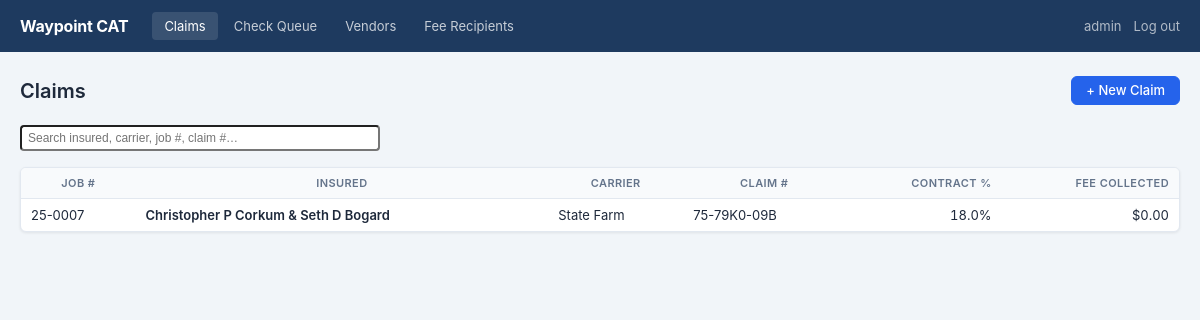
Page / (signed in) on the earlier database version.
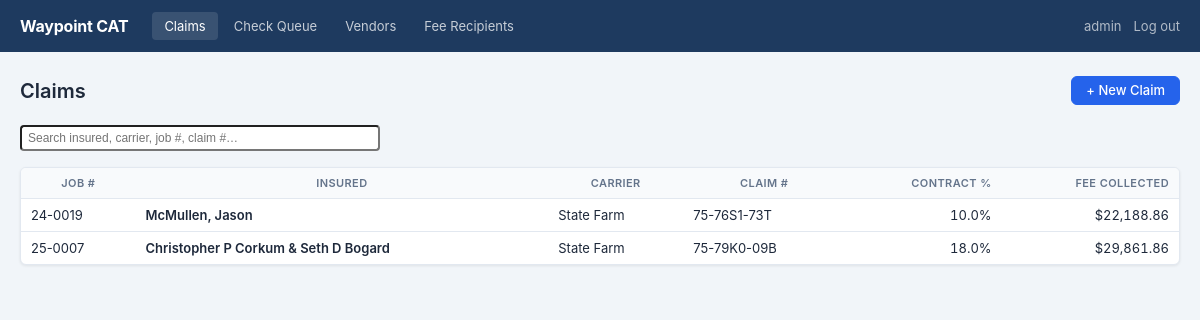
Same page on the later database version.
### tables this page shows
CREATE TABLE users (
    id            INTEGER PRIMARY KEY AUTOINCREMENT,
    username      TEXT NOT NULL UNIQUE,
    password_hash TEXT NOT NULL,
    created_at    TEXT NOT NULL
);

CREATE TABLE claims (
    id            INTEGER PRIMARY KEY AUTOINCREMENT,
    job_number    TEXT,
    claim_number  TEXT,
    insured_name  TEXT,
    carrier       TEXT,
    contract_pct  REAL DEFAULT 0,  -- stored as percent, e.g. 10 means 10%
    created_at    TEXT NOT NULL,
    updated_at    TEXT NOT NULL
, proc_method TEXT, proc_method_carrier TEXT, proc_method_draw TEXT, proc_method_escrow TEXT, proc_method_escrow_endorsed TEXT);

### main.py (the view)
@app.route("/")
@login_required
def claims_list():
    claims = db_module.get_all_claims()
    return render_template("claims.html", claims=claims)

### auth.py (called while the page is built)
@login_manager.user_loader
def load_user(user_id: str) -> User | None:
    row = db.get_user_by_id(int(user_id))
    if row:
        return User(row["id"], row["username"])
    return None

### db.py (called while the page is built)
def get_db() -> sqlite3.Connection:
    if "db" not in g:
        g.db = sqlite3.connect(config.DB_PATH)
        g.db.row_factory = sqlite3.Row
        g.db.execute("PRAGMA foreign_keys = ON")
    return g.db

def _row(conn, query, params=()):
    return conn.execute(query, params).fetchone()

def _rows(conn, query, params=()):
    return [dict(r) for r in conn.execute(query, params).fetchall()]

def get_user_by_id(user_id: int) -> dict | None:
    row = _row(get_db(), "SELECT * FROM users WHERE id = ?", (user_id,))
    return dict(row) if row else None

### main.py (called while the page is built)
@app.template_filter("money")
def money_filter(value):
    try:
        return "${:,.2f}".format(float(value or 0))
    except (TypeError, ValueError):
        return "$0.00"

### templates/claims.html (shortened to what this page needs)
{% extends "base.html" %}
{% block content %}
<div class="page-header">
  <h2>Claims</h2>
  <a href="{{ url_for('new_claim') }}" class="btn btn-primary">+ New Claim</a>
</div>
{% if claims %}
<div style="margin-bottom:16px; max-width:360px">
  <input type="search" id="claims-search" class="input-sm"
         placeholder="Search insured, carrier, job #, claim #…"
         style="width:100%" autofocus>
</div>
<div class="table-wrap">
  <table class="table">
    <thead>
      <tr>
        <th>Job #</th>
        <th>Insured</th>
        <th>Carrier</th>
        <th>Claim #</th>
        <th class="num">Contract %</th>
        <th class="num">Fee Collected</th>
      </tr>
    </thead>
    <tbody id="claims-tbody">
      {% for c in claims %}
      <tr class="row-link"
          onclick="location.href='{{ url_for('claim_detail', claim_id=c.id) }}'">
        <td>{{ c.job_number or '—' }}</td>
        <td class="bold">{{ c.insured_name or '—' }}</td>
        <td>{{ c.carrier or '—' }}</td>
        <td>{{ c.claim_number or '—' }}</td>
        <td class="num">{{ "%.1f"|format(c.contract_pct or 0) }}%</td>
        <td class="num">{{ (c.total_collected_sum or 0) | money }}</td>
      </tr>
      {% endfor %}
    </tbody>
  </table>
</div>
{% else %}
<div class="empty-state">
  <p>No claims yet.</p>
  <a href="{{ url_for('new_claim') }}" class="btn btn-primary">Create your first claim</a>
</div>
{% endif %}
{% endblock %}

### templates/base.html (shortened to what this page needs)
<!DOCTYPE html>
<html lang="en">
<head>
  <link rel="stylesheet" href="{{ url_for('static', filename='style.css') }}">
</head>
<body>
{% if current_user.is_authenticated %}
<nav class="nav">
  <div class="nav-brand">
    <a href="{{ url_for('claims_list') }}">Waypoint CAT</a>
  </div>
  <div class="nav-links">
    <a href="{{ url_for('claims_list') }}" class="{% if request.endpoint == 'claims_list' %}active{% endif %}">Claims</a>
    <a href="{{ url_for('checks_queue') }}" class="{% if request.endpoint == 'checks_queue' %}active{% endif %}">Check Queue</a>
    <a href="{{ url_for('vendors_list') }}" class="{% if request.endpoint == 'vendors_list' %}active{% endif %}">Vendors</a>
    <a href="{{ url_for('fee_recipients_list') }}" class="{% if request.endpoint == 'fee_recipients_list' %}active{% endif %}">Fee Recipients</a>
  </div>
  <div class="nav-user">
    <span>{{ current_user.username }}</span>
    <a href="{{ url_for('logout') }}">Log out</a>
  </div>
</nav>
{% endif %}
<main class="main">
  {% block content %}{% endblock %}
</main>
</body>
</html>

### static/style.css (style rules this page uses)
*, *::before, *::after { box-sizing: border-box; margin: 0; padding: 0; }
:root { --navy: #1e3a5f; --blue: #2563eb; --green: #059669; --red: #dc2626; --bg: #f1f5f9; --card: #ffffff; --border: #e2e8f0; --text: #1e293b; --muted: #64748b; --shadow: 0 1px 3px rgba(0,0,0,.08); --radius: 6px; --font: -apple-system, BlinkMacSystemFont, "Segoe UI", Roboto, sans-serif; }
body { font-family: var(--font); font-size: 14px; color: var(--text); background: var(--bg); min-height: 100vh; }
a { color: var(--blue); text-decoration: none; }
.nav { background: var(--navy); display: flex; align-items: center; padding: 0 20px; height: 52px; gap: 24px; position: sticky; top: 0; z-index: 100; }
.nav-brand a { color: #fff; font-weight: 700; font-size: 16px; letter-spacing: -.2px; }
.nav-links { display: flex; gap: 4px; flex: 1; }
.nav-links a { color: rgba(255,255,255,.75); padding: 6px 12px; border-radius: 4px; font-size: 13px; }
.nav-links a:hover, .nav-links a.active { background: rgba(255,255,255,.12); color: #fff; text-decoration: none; }
.nav-user { display: flex; align-items: center; gap: 12px; color: rgba(255,255,255,.65); font-size: 13px; }
.nav-user a { color: rgba(255,255,255,.65); }
.main { max-width: 1400px; margin: 0 auto; padding: 24px 20px 60px; }
.page-header { display: flex; align-items: center; justify-content: space-between; margin-bottom: 20px; flex-wrap: wrap; gap: 12px; }
.page-header h2 { font-size: 20px; font-weight: 600; }
.bold { font-weight: 600; }
.table-wrap { background: var(--card); border: 1px solid var(--border); border-radius: var(--radius); overflow: hidden; box-shadow: var(--shadow); margin-bottom: 8px; }
.table { width: 100%; border-collapse: collapse; font-size: 13px; }
.table th { background: #f8fafc; font-size: 11px; font-weight: 600; text-transform: uppercase; letter-spacing: .4px; color: var(--muted); padding: 8px 10px; border-bottom: 1px solid var(--border); white-space: nowrap; }
.table td { padding: 8px 10px; border-bottom: 1px solid var(--border); vertical-align: middle; }
.table tbody tr:last-child td { border-bottom: none; }
.num { text-align: right; font-variant-numeric: tabular-nums; white-space: nowrap; }
.row-link { cursor: pointer; }
.btn { display: inline-flex; align-items: center; gap: 4px; padding: 7px 14px; border-radius: var(--radius); font-size: 13px; font-weight: 500; cursor: pointer; border: 1px solid transparent; line-height: 1; white-space: nowrap; transition: background .12s, border-color .12s; }
.btn-primary { background: var(--blue); color: #fff; border-color: var(--blue); }
.input-sm { padding: 4px 6px; font-size: 12px; border-radius: 4px; width: 100%; min-width: 50px; }

Differences in the rows shown:
added claims: job_number "24-0019", insured_name "McMullen, Jason", carrier "State Farm", claim_number "75-76S1-73T", contract_pct "10.0", total_collected_sum "$22,188.86"
changed claims "Christopher P Corkum & Seth D Bogard": total_collected_sum "$0.00" → "$29,861.86"
